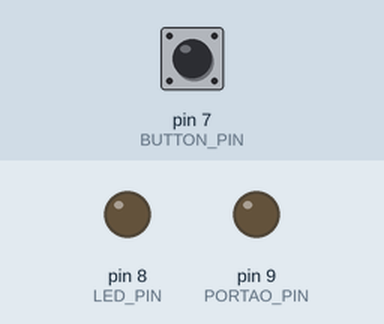
The sketch below on a simulated Arduino Uno, built with avr-gcc and run on an emulated ATmega328P. Parts: output pins drawn as LEDs (lit = HIGH). The test bench sets the inputs (shaded band); at power-on: pin 7 (BUTTON_PIN) HIGH. What the sketch prints to the serial monitor is not drawn.

Above: at 2.3 s.
2.4 s: pin 7 (BUTTON_PIN) pulled LOW for 1 s
At 3.0 s:
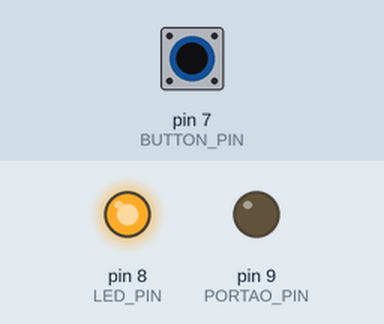
6.7 s: pin 7 (BUTTON_PIN) pulled LOW for 0.15 s
At 7.3 s:
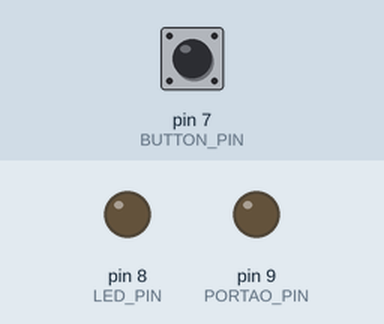
8.3 s: pin 7 (BUTTON_PIN) pulled LOW for 3.2 s
At 9.3 s:
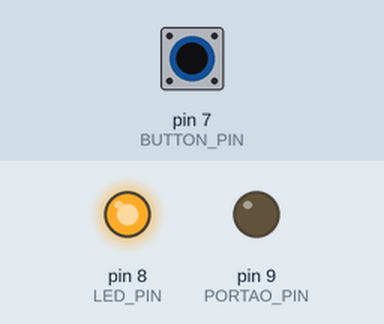
Timing chart, 0 to 11.3 s (numbered marks = the images above; inputs shaded):
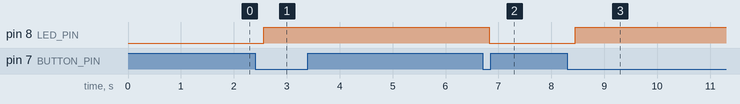

Measured:
- after the input at 2.4 s, pin 8 (LED_PIN): LOW → HIGH after 0.16 s
- after the input at 6.7 s, pin 8 (LED_PIN): HIGH → LOW after 0.13 s
- after the input at 8.3 s, pin 8 (LED_PIN): LOW → HIGH after 0.15 s

The sketch:

digital-com-rele-e-bt.ino
```cpp
#include <Bounce2.h>
#define BUTTON_PIN 7
#define LED_PIN 8
#define PORTAO_PIN 9
int ledState = LOW;
int portaoState = LOW;
// Instantiate a Bounce object :
Bounce debouncer = Bounce();


int porcentagemId;


#include <Adafruit_Fingerprint.h>

// On Leonardo/Micro or others with hardware serial, use those! #0 is green wire, #1 is white
// uncomment this line:
// #define mySerial Serial1

// For UNO and others without hardware serial, we must use software serial...
// pin #2 is IN from sensor (GREEN wire)
// pin #3 is OUT from arduino  (WHITE wire)
// comment these two lines if using hardware serial
#include <SoftwareSerial.h>
SoftwareSerial mySerial(2, 3);

Adafruit_Fingerprint finger = Adafruit_Fingerprint(&mySerial);

void setup()
{
  Serial.begin(9600);
  while (!Serial);  // For Yun/Leo/Micro/Zero/...
  delay(100);
  Serial.println("\n\nAdafruit finger detect test");

  // set the data rate for the sensor serial port
  finger.begin(57600);

  if (finger.verifyPassword()) {
    Serial.println("Found fingerprint sensor!");
  } else {
    Serial.println("Did not find fingerprint sensor :(");
    while (1) { delay(1); }
  }

  finger.getTemplateCount();
  Serial.print("Sensor contains "); Serial.print(finger.templateCount); Serial.println(" templates");
  Serial.println("Waiting for valid finger...");

    // Setup the button with an internal pull-up :
  pinMode(BUTTON_PIN,INPUT_PULLUP);

  // After setting up the button, setup the Bounce instance :
  debouncer.attach(BUTTON_PIN);
  debouncer.interval(100);

  // Setup the LED :
  pinMode(LED_PIN,OUTPUT);
  digitalWrite(LED_PIN,ledState);
  pinMode(PORTAO_PIN,OUTPUT);
  digitalWrite(PORTAO_PIN,portaoState);


}

void loop()                     // run over and over again
{
  int idUser = getFingerprintIDez();
  verificaUsuario(idUser);
  //delay(50);            //don't ned to run this at full speed.


    // Update the Bounce instance :
   debouncer.update();

   // Call code if Bounce fell (transition from HIGH to LOW) :
   if ( debouncer.fell() ) {

     // Toggle LED state :
     ledState = !ledState;
     digitalWrite(LED_PIN,ledState);

   }
}


void verificaUsuario(int id){
  if(id >= 1 && id <= 4){
    Serial.print("Bem vindo Marco - ");
    Serial.println(porcentagemId);
  }
  if(id >= 5 && id <= 6){
    Serial.print("Bem vindo Arthur - ");
    Serial.println(porcentagemId);
  }
}


// returns -1 if failed, otherwise returns ID #
int getFingerprintIDez() {
  uint8_t p = finger.getImage();
  if (p != FINGERPRINT_OK)  return -1;

  p = finger.image2Tz();
  if (p != FINGERPRINT_OK)  return -1;

  p = finger.fingerFastSearch();
  if (p != FINGERPRINT_OK)  return -1;

  // found a match!
  //Serial.print("Found ID #"); Serial.print(finger.fingerID);
  //Serial.print(" with confidence of "); Serial.println(finger.confidence);

  porcentagemId = finger.confidence;
  return finger.fingerID;
}
```
